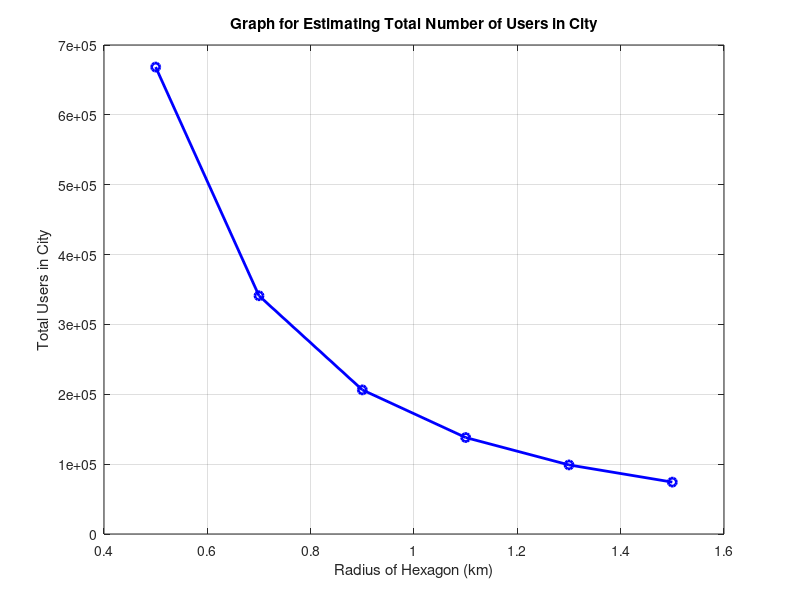

The MATLAB script that drew this image:
clc;
clear all;

% Parameters
Pb = 0.02;          % Blocking probability (not used here)
Ao = 0.04;          % Area per user (km^2)
r = 0.5:0.2:1.5;    % Hexagon radius (km)
AreaCity = 603;     % City area (km^2)
A = 38.4;           % Traffic intensity (Erlangs)
ang = pi/6;         % 30 degrees

% Users per cell
NoUsersPerCell = A / Ao;
disp(['Users per cell = ', num2str(NoUsersPerCell)]);

% Hexagon geometry
len1 = tan(ang) .* r;
len = 2 .* len1;
disp('Hexagon side lengths:');
disp(len);

AreaHexagon = 3 .* r .* len;
disp('Hexagon areas:');
disp(AreaHexagon);

% Number of cells
NoCells = AreaCity ./ AreaHexagon;
disp('Number of cells:');
disp(NoCells);

% Total users supported
NoUser = NoUsersPerCell .* NoCells;
disp('Total users supported:');
disp(NoUser);

% Plot
plot(r, NoUser, 'b-o', 'LineWidth', 2);
xlabel('Radius of Hexagon (km)');
ylabel('Total Users in City');
title('Graph for Estimating Total Number of Users in City');
grid on;
